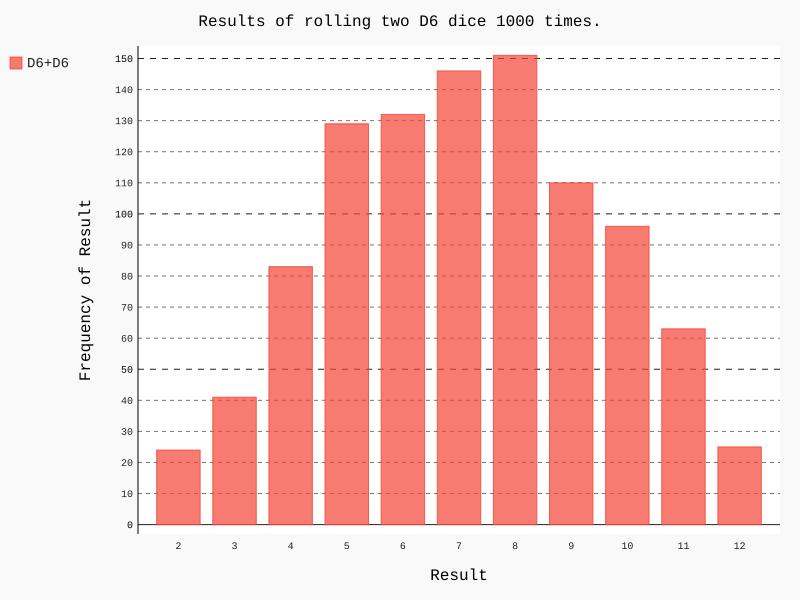

Recreate this plot in Python.
import pygal
from die import Die

#创建两个D6骰子
die1=Die()
die2=Die()

#掷几次骰子,并将结果存储在一个列表中
results=[]
for roll_num in range(1000):
    result=die1.roll()+die2.roll()
    results.append(result)

#分析结果
frequencies=[]
max_result=die1.num_sides+die2.num_sides

for value in range(2,max_result+1):
    frequency=results.count(value)
    frequencies.append(frequency)

# 对结果进行可视化
hist = pygal.Bar()
hist.title = "Results of rolling two D6 dice 1000 times."
hist.x_labels = ['2', '3', '4', '5', '6', '7', '8', '9', '10', '11', '12']
hist.x_title = "Result"
hist.y_title = "Frequency of Result"
hist.add('D6+D6', frequencies)
hist.render_to_file('die_visual.svg')
